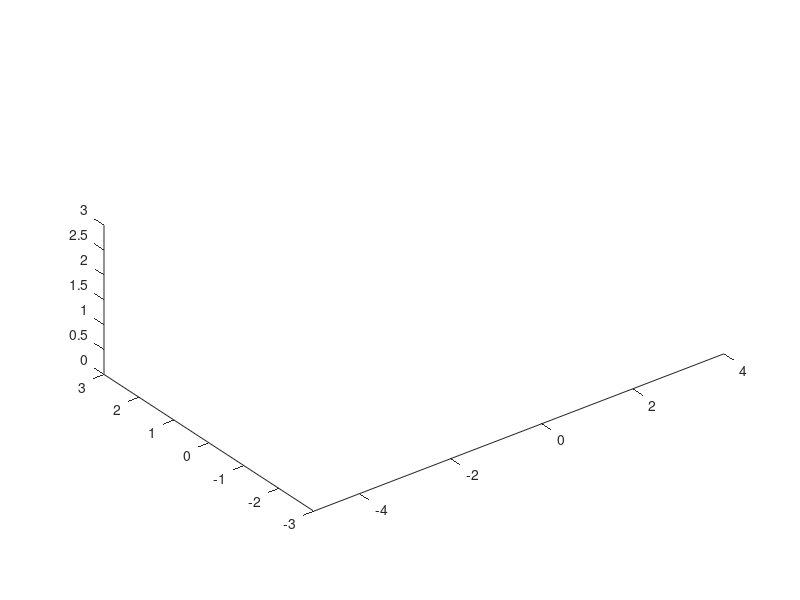

Recreate this plot in MATLAB. (Note: this script raises an error after producing the figure.)
clf;
axis equal;
hold on;
view(3);
axis([-5 4 -3 3 0 3]);
xlim([-5 4]); ylim([-3 3]); zlim([0 3]);

r = KukaTitan(transl(-0.75, 0.5, 0.05));

PlaceObject('environment.PLY', [0, 0, 0]);

startPositions = ...
[-1.0, 3.5, 1.3;
 -1.4, 3.5, 1.3;
 -1.8, 3.5, 1.3];

weldPosition = ...
[2, 2, 1.75;
 2, 2, 1.75;
 2, 2, 1.75];

endPositions = ...
[-0.375, 2, 0.9;
 0.0, 2, 0.9;
 0.375, 2, 0.9];

hflange = cell(1, size(startPositions, 1));
for i = 1:size(startPositions, 1)
    hflange{i} = PlaceObject('flange.ply', startPositions(i, :));
end

flangeOrigin = PlaceObject('flange0.ply', [0, 0, 0]);
vertices = get(flangeOrigin, 'Vertices');
delete(flangeOrigin);

numSteps = 50;

for i = 1:size(startPositions, 1)
    whereRobot = r.model.getpos();
    startTransform = transl(startPositions(i, :)) * trotx(pi);
    startJointAngles = r.model.ikcon(startTransform);
    qmatrix = jtraj(whereRobot, startJointAngles, numSteps);

    % Move to start position
    for step = 1:numSteps
        r.model.animate(qmatrix(step, :));
        pause(0.05);
    end

    % Move to weld position
    tWeld = eye(4) * transl(weldPosition(i, :)) * trotx(pi);
    qWeld = r.model.ikcon(tWeld);
    qWeldMatrix = jtraj(startJointAngles, qWeld, numSteps);

    for step = 1:numSteps
        r.model.animate(qWeldMatrix(step, :));
                set(hflange{i}, 'Vertices', trVertices(:, 1:3));
drawnow
        pause(0.05);
    end

    % Stay at weld position for 5 seconds
    pause(5);  

    % Move to end position
    tEnd = eye(4) * transl(endPositions(i, :)) * trotx(pi);
    qEnd = r.model.ikcon(tEnd);
    qEndMatrix = jtraj(qWeld, qEnd, numSteps);

    for step = 1:numSteps
        r.model.animate(qEndMatrix(step, :));
        whereEndEffector = r.model.fkine(qEndMatrix(step, :));
        trVertices = [vertices, ones(size(vertices, 1), 1)] * whereEndEffector.T';

        set(hflange{i}, 'Vertices', trVertices(:, 1:3));
        drawnow();
        pause(0.05);
    end
    delete(hflange{i});
    PlaceObject('flange.ply', endPositions(i, :));
end
